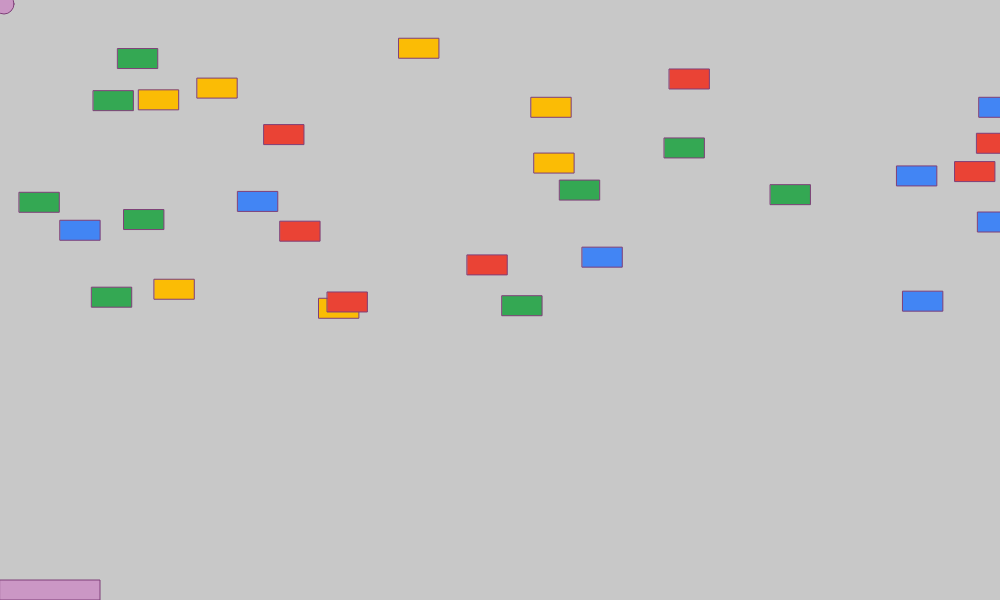
Frame 1 (no input)
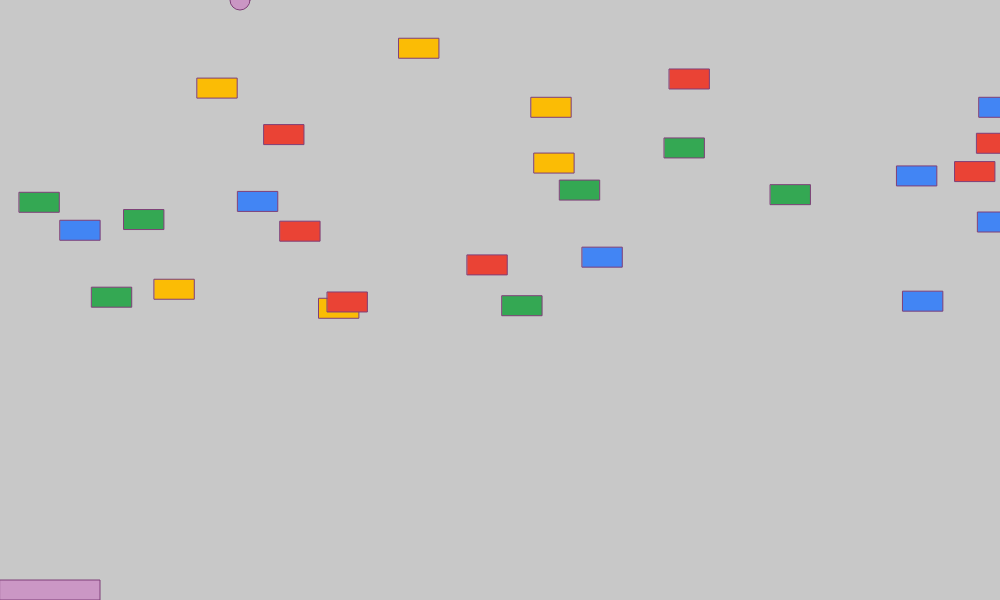
Frame 60 (no input)
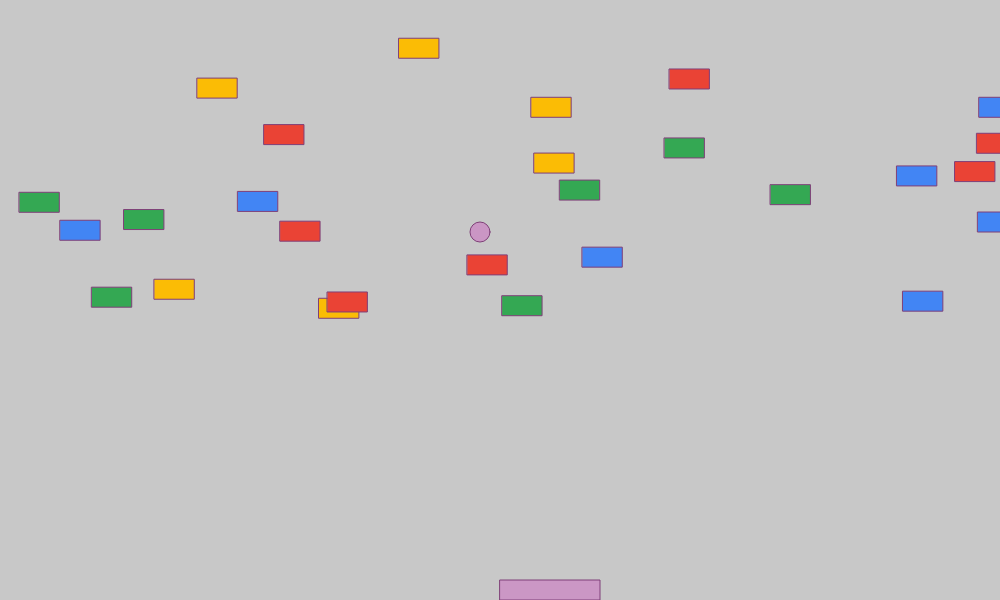
Frame 120 (the mouse pressed at the canvas centre since frame 60)

The p5.js sketch that drew these frames (run headless with seeded random() and noise() and a simulated clock; from frame 60 on, the mouse is pressed at the canvas centre):

// p5.js sketch
// ── sketch.js
const PADDLE_MOVE_STOP = 0;
const PADDLE_MOVE_LEFT = 1;
const PADDLE_MOVE_RIGHT = 2;
const SCREEN_WIDTH = 1000;
const SCREEN_HEIGHT = 600;
const STARTING_BALL_SPEED = 4;

function Brick() {
  this.x = 0;
  this.y = 0;
  this.width = 40;
  this.height = 20;
  this.isBroken = false;
  this.color = "pink";
  this.draw = function () {
    if (!this.isBroken) {
      fill(color(this.color));
      rect(this.x, this.y, this.width, this.height);
    }
  }

  this.ballHitsMe = function (ball) {
    if (ball.x < this.x) return false;

    if (ball.x > this.x + this.width) return false;

    if (ball.y < this.y) return false;

    if (ball.y > this.y + this.height) return false;

    return true;
  }
}

class Ball {
  x = 0;
  y = 0;
  radius = 20;
  ballSpeed = STARTING_BALL_SPEED;
  deltaX = STARTING_BALL_SPEED;
  deltaY = STARTING_BALL_SPEED;

  constructor() {}

  update() {
    this.x += this.deltaX;
    this.y += this.deltaY;

    if (this.y > SCREEN_HEIGHT) {
      this.deltaY = -1 * this.ballSpeed;
      alert("game over");
      gameOver = true;
    }

    if (this.x > SCREEN_WIDTH) {
      this.deltaX = -1 * this.ballSpeed;
    }

    if (this.x < 0) {
      this.deltaX = this.ballSpeed;
    }

    if (this.y < 0) {
      this.deltaY = this.ballSpeed;
    }
  }

  draw() {
    ellipse(this.x, this.y, this.radius, this.radius);
  }

  bounceUp() {
    this.deltaY = this.ballSpeed * -1;
  }

  toggleUpDown() {
    this.deltaY = this.deltaY * -1;
  }
}

class Paddle {
  x = mouseX;
  y = 0;
  width = 100;
  height = 20;
  deltaX = 10;
  currentDirection = PADDLE_MOVE_STOP;

  constructor() {
    this.y = SCREEN_HEIGHT - 20;
  }

  moveLeft() {
    this.currentDirection = PADDLE_MOVE_LEFT;
  }

  moveRight() {
    this.currentDirection = PADDLE_MOVE_RIGHT;
  }

  stopMoving() {
    this.currentDirection = PADDLE_MOVE_STOP;
  }

  ballHitsMe(ball) {
    if (ball.x < this.x) return false;

    if (ball.x > this.x + this.width) return false;

    if (ball.y < this.y) return false;

    if (ball.y > this.y + this.height) return false;

    return true;
  }

  update() {
    this.x = mouseX;
  }

  draw() {
    rect(this.x, this.y, this.width, this.height);
  }
}

// https://stackoverflow.com/questions/1527803/generating-random-whole-numbers-in-javascript-in-a-specific-range
/**
 * Returns a random integer between min (inclusive) and max (inclusive).
 * The value is no lower than min (or the next integer greater than min
 * if min isn't an integer) and no greater than max (or the next integer
 * lower than max if max isn't an integer).
 * Using Math.round() will give you a non-uniform distribution!
 */
function getRandomInt(min, max) {
  min = Math.ceil(min);
  max = Math.floor(max);
  return Math.floor(Math.random() * (max - min + 1)) + min;
}

let paddle;
let ball;
let gameOver = false;
let bricks = [];

function setup() {
  createCanvas(SCREEN_WIDTH, SCREEN_HEIGHT);
  paddle = new Paddle();
  ball = new Ball();

  for (let i = 0; i < 30; i++) {
    var brick = new Brick();
    brick.x = Math.random() * SCREEN_WIDTH;
    brick.y = Math.random() * SCREEN_HEIGHT * 0.5;

    const colorIndex = getRandomInt(0,3);
    let color = "pink";
    switch(colorIndex) {
      case 0: 
        color = "#4285F4";
        break;
      case 1: 
        color = "#EA4335";
        break;
      case 2: 
        color = "#FBBC05";
        break;
      case 3: 
        color = "#34A853";
        break;
    }

    brick.color = color;
    bricks.push(brick);
  }

  showStatusOfBricks(bricks);
}

function repeatString(k, myString) {
  let response = "";
  for (let i = 0; i < k; i++) {
    response += myString;
  }
  return response;
}

function showStatusOfBricks(bricks) {
  for (let k = 0; k < bricks.length; k++) {
    let brick = bricks[k];
    let brickData = "";
    brickData += "k=" + k + repeatString(3, " ");
    brickData += "brick.x=" + brick.x + repeatString(3, " ");
    brickData += "brick.y=" + brick.y + repeatString(3, " ");
    brickData += "brick.width=" + brick.width + repeatString(3, " ");
    brickData += "brick.height=" + brick.height + repeatString(3, " ");
    brickData += "brick.color=" + brick.color + repeatString(3, " ");
    brickData += "brick.isBroken=" + brick.isBroken + repeatString(3, " ");

    console.log(brickData);
  }
}

function draw() {
  if (gameOver) {
    return;
  }
  background(200);
  fill(204, 101, 192, 127);
  stroke(127, 63, 120);

  paddle.update();
  paddle.draw();

  ball.update();
  ball.draw();

  if (paddle.ballHitsMe(ball)) {
    ball.bounceUp();
  }

  for (let k = 0; k < bricks.length; k++) {
    let brick = bricks[k];
    brick.draw();

    if (!brick.isBroken && brick.ballHitsMe(ball)) {
      brick.isBroken = true;
      ball.toggleUpDown();
    }
  }
}
